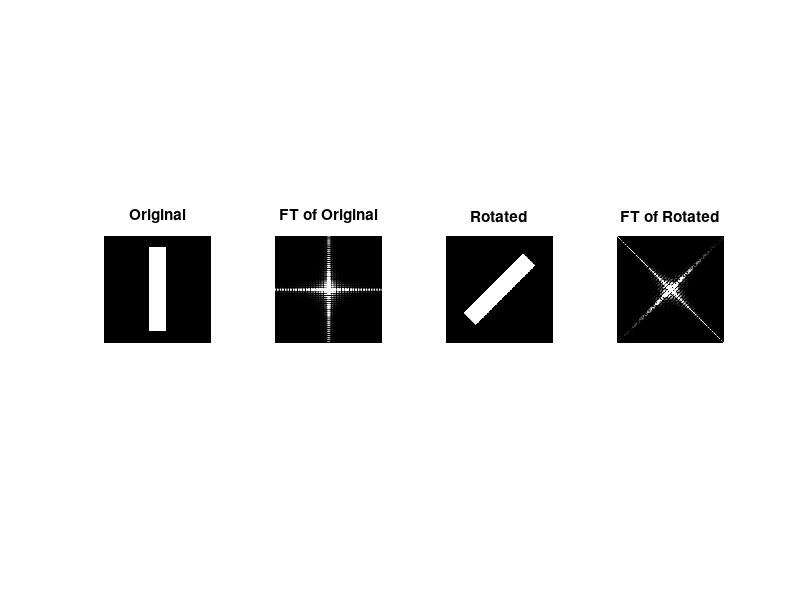

Here is the MATLAB script that generated this plot:
clear;clc;close all;
% Rotating properties of FT
% Original Image
I=zeros(256,256);I(28:228,108:148)=1;subplot(1,4,1);imshow(I);title("Original");
% FT
J=fft2(I); F=abs(J);J1=fftshift(F);
subplot(1,4,2);imshow(J1,[5 50]);title("FT of Original");
% Rotate
J=imrotate(I,315,'bilinear','crop'); subplot(1,4,3);imshow(J);title("Rotated");
% Rotated FT
J1=fft2(J);F=abs(J1);J2=fftshift(F);
subplot(1,4,4);imshow(J2,[5 50]);title("FT of Rotated");
